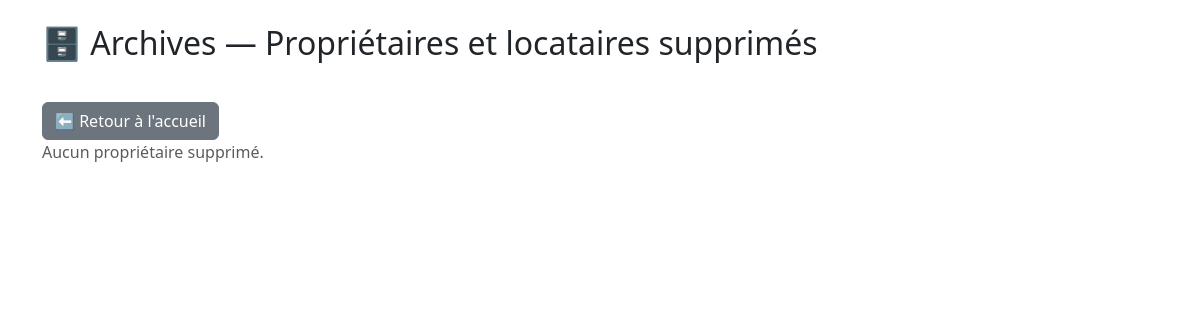
The page /archives/ on the database as committed earlier.
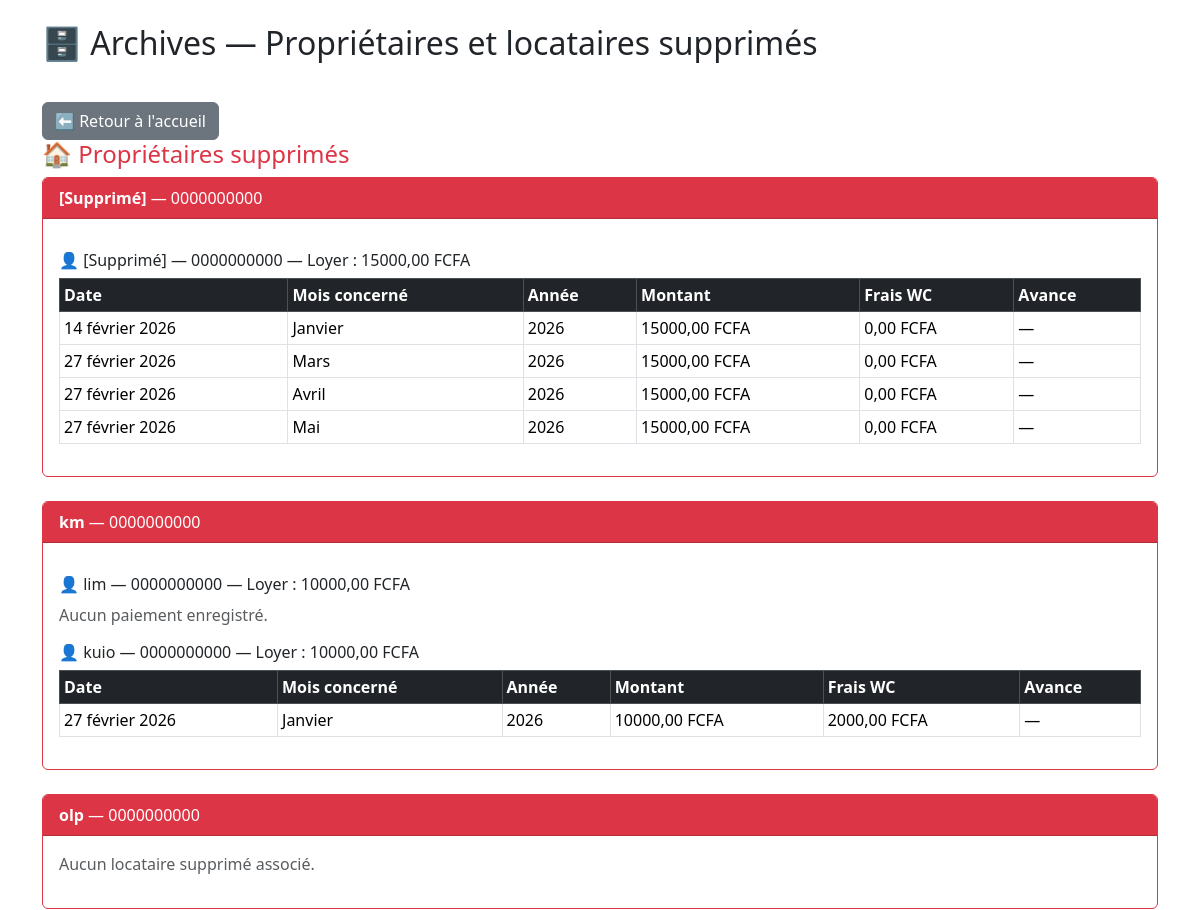
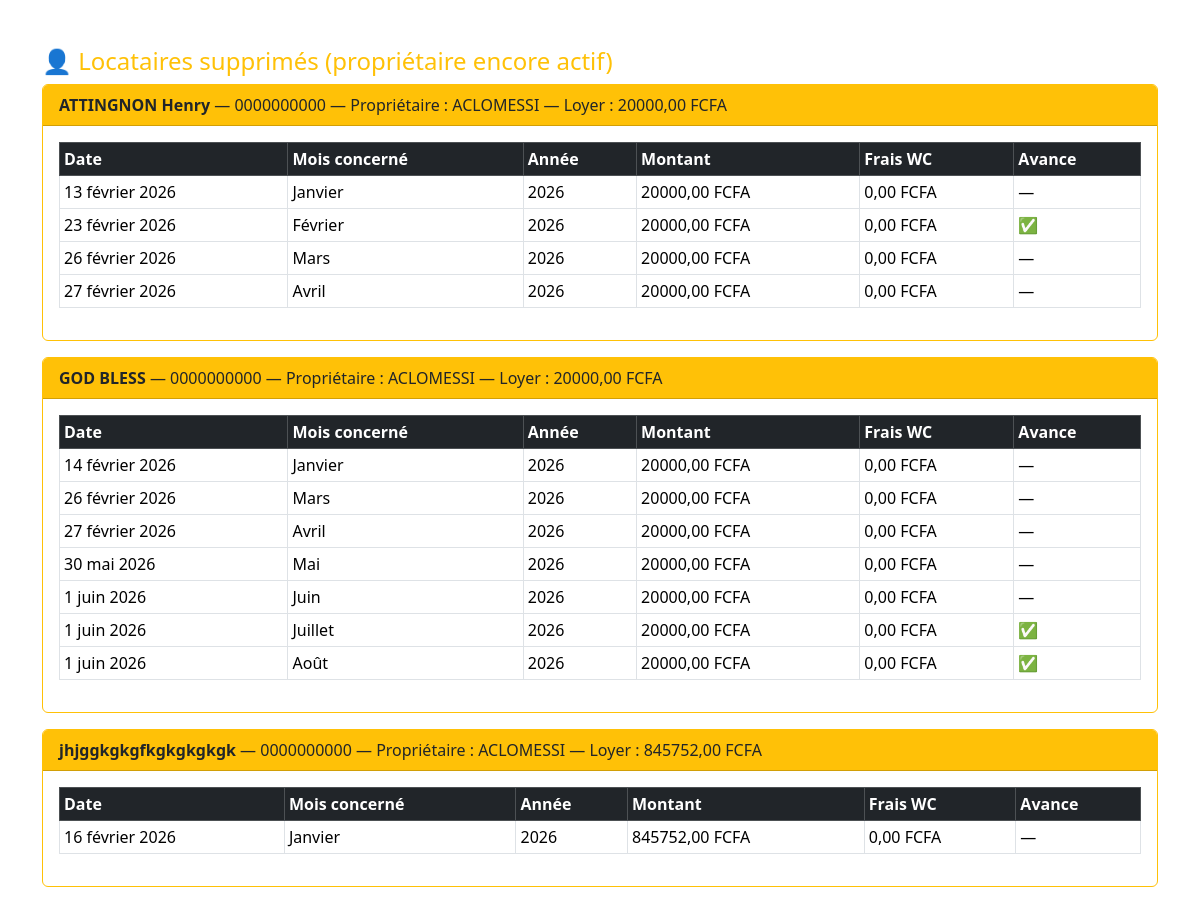
The same page on the database as committed later (2 pictures, top to bottom).
### core/models.py (models this page shows, shortened)
class Proprietaire(models.Model):
    nom = models.CharField(max_length=100)
    numero = models.CharField(max_length=20, default="0000000000")
    is_deleted = models.BooleanField(default=False)  # ← AJOUTÉ

class Locataire(models.Model):
    nom = models.CharField(max_length=100)
    numero = models.CharField(max_length=20, default="0000000000")
    loyer_mensuel = models.DecimalField(max_digits=10, decimal_places=2, default=0)
    proprietaire = models.ForeignKey(
        Proprietaire,
        on_delete=models.SET_DEFAULT,   # ← MODIFIÉ (était CASCADE)
        related_name="locataires",
        verbose_name="Propriétaire",
        default=None,                   # ← AJOUTÉ
        null=True,                      # ← AJOUTÉ
    )
    is_deleted = models.BooleanField(default=False)  # ← AJOUTÉ

class Paiement(models.Model):
    MOIS_CHOICES = [
        (1, "Janvier"), (2, "Février"), (3, "Mars"), (4, "Avril"),
        (5, "Mai"), (6, "Juin"), (7, "Juillet"), (8, "Août"),
        (9, "Septembre"), (10, "Octobre"), (11, "Novembre"), (12, "Décembre"),
    ]
    proprietaire = models.ForeignKey(
        Proprietaire,
        on_delete=models.SET_NULL,  # ← MODIFIÉ (était CASCADE)
        related_name="paiements",
        verbose_name="Propriétaire",
        null=True,                  # ← AJOUTÉ
    )
    locataire = models.ForeignKey(
        Locataire,
        on_delete=models.SET_NULL,  # ← MODIFIÉ (était CASCADE)
        related_name="paiements",
        verbose_name="Locataire",
        null=True,                  # ← AJOUTÉ
    )
    date_paiement = models.DateField(verbose_name="Date de paiement")
    mois_concerne = models.IntegerField(choices=MOIS_CHOICES, verbose_name="Mois concerné", null=True, blank=True)
    annee = models.IntegerField(verbose_name="Année", null=True, blank=True)
    montant = models.DecimalField(max_digits=10, decimal_places=2, default=0, verbose_name="Montant")
    frais_wc = models.DecimalField(max_digits=10, decimal_places=2, default=0, verbose_name="Frais WC")
    paye_en_avance = models.BooleanField(default=False, verbose_name="Payé en avance")
    class Meta:
        constraints = [
            models.UniqueConstraint(
                fields=['locataire', 'mois_concerne', 'annee'],
                name='unique_paiement_locataire_mois_annee',
            )
        ]

### core/views.py (the view)
# urls.py: path('archives/', views.archives, name='archives'),
def archives(request):
    proprietaires_supprimes = Proprietaire.objects.filter(is_deleted=True).order_by('nom')
    locataires_supprimes = Locataire.objects.filter(is_deleted=True).order_by('nom')
    archives_data = []
    for proprietaire in proprietaires_supprimes:
        locataires = proprietaire.locataires.filter(is_deleted=True)
        locataires_info = []
        for locataire in locataires:
            paiements = Paiement.objects.filter(locataire=locataire).order_by('annee', 'mois_concerne')
            locataires_info.append({
                "locataire": locataire,
                "paiements": paiements,
            })
        archives_data.append({
            "proprietaire": proprietaire,
            "locataires": locataires_info,
        })
    locataires_seuls = Locataire.objects.filter(
        is_deleted=True,
        proprietaire__is_deleted=False
    ).order_by('nom')
    locataires_seuls_info = []
    for locataire in locataires_seuls:
        paiements = Paiement.objects.filter(locataire=locataire).order_by('annee', 'mois_concerne')
        locataires_seuls_info.append({
            "locataire": locataire,
            "paiements": paiements,
        })
    context = {
        "archives_data": archives_data,
        "locataires_seuls": locataires_seuls_info,
    }
    return render(request, "core/archives.html", context)

### core/templates/core/archives.html (shortened to what the changed rows need)
<!DOCTYPE html>
<html lang="fr">
<head>
    <link rel="stylesheet" href="https://cdn.jsdelivr.net/npm/bootstrap@5.3.2/dist/css/bootstrap.min.css">
</head>
<body class="container mt-4">
    <h2 class="mb-4">🗄️ Archives — Propriétaires et locataires supprimés</h2>
<a href="{% url 'accueil' %}" class="btn btn-secondary mt-3">⬅ Retour à l'accueil</a>
    {% if archives_data %}
        <h4 class="text-danger">🏠 Propriétaires supprimés</h4>
        {% for item in archives_data %}
        <div class="card mb-4 border-danger">
            <div class="card-header bg-danger text-white">
                <strong>{{ item.proprietaire.nom }}</strong> — {{ item.proprietaire.numero }}
            </div>
            <div class="card-body">
                {% if item.locataires %}
                    {% for loc_info in item.locataires %}
                    <h6 class="mt-3">👤 {{ loc_info.locataire.nom }} — {{ loc_info.locataire.numero }} — Loyer : {{ loc_info.locataire.loyer_mensuel|floatformat:2 }} FCFA</h6>
                        {% if loc_info.paiements %}
                        <table class="table table-sm table-bordered">
                            <thead class="table-dark">
                                <tr>
                                    <th>Date</th>
                                    <th>Mois concerné</th>
                                    <th>Année</th>
                                    <th>Montant</th>
                                    <th>Frais WC</th>
                                    <th>Avance</th>
                                </tr>
                            </thead>
                            <tbody>
                                {% for p in loc_info.paiements %}
                                <tr>
                                    <td>{{ p.date_paiement }}</td>
                                    <td>{{ p.get_mois_concerne_display }}</td>
                                    <td>{{ p.annee }}</td>
                                    <td>{{ p.montant|floatformat:2 }} FCFA</td>
                                    <td>{{ p.frais_wc|floatformat:2 }} FCFA</td>
                                    <td>{% if p.paye_en_avance %}✅{% else %}—{% endif %}</td>
                                </tr>
                                {% endfor %}
                            </tbody>
                        </table>
                        {% else %}
                            <p class="text-muted">Aucun paiement enregistré.</p>
                        {% endif %}
                    {% endfor %}
                {% else %}
                    <p class="text-muted">Aucun locataire supprimé associé.</p>
                {% endif %}
            </div>
        </div>
        {% endfor %}
    {% else %}
        <p class="text-muted">Aucun propriétaire supprimé.</p>
    {% endif %}
    {% if locataires_seuls %}
        <h4 class="text-warning mt-5">👤 Locataires supprimés (propriétaire encore actif)</h4>
        {% for loc_info in locataires_seuls %}
        <div class="card mb-3 border-warning">
            <div class="card-header bg-warning">
                <strong>{{ loc_info.locataire.nom }}</strong> — {{ loc_info.locataire.numero }}
                — Propriétaire : {{ loc_info.locataire.proprietaire.nom }}
                — Loyer : {{ loc_info.locataire.loyer_mensuel|floatformat:2 }} FCFA
            </div>
            <div class="card-body">
                {% if loc_info.paiements %}
                <table class="table table-sm table-bordered">
                    <thead class="table-dark">
                        <tr>
                            <th>Date</th>
                            <th>Mois concerné</th>
                            <th>Année</th>
                            <th>Montant</th>
                            <th>Frais WC</th>
                            <th>Avance</th>
                        </tr>
                    </thead>
                    <tbody>
                        {% for p in loc_info.paiements %}
                        <tr>
                            <td>{{ p.date_paiement }}</td>
                            <td>{{ p.get_mois_concerne_display }}</td>
                            <td>{{ p.annee }}</td>
                            <td>{{ p.montant|floatformat:2 }} FCFA</td>
                            <td>{{ p.frais_wc|floatformat:2 }} FCFA</td>
                            <td>{% if p.paye_en_avance %}✅{% else %}—{% endif %}</td>
                        </tr>
                        {% endfor %}
                    </tbody>
                </table>
                {% else %}
                    <p class="text-muted">Aucun paiement enregistré.</p>
                {% endif %}
            </div>
        </div>
        {% endfor %}
    {% endif %}
</body>
</html>

Rows that differ between the two databases and show on the page:
now on this page (row edited): Proprietaire: proprietaire.nom "[Supprimé]", proprietaire.numero "0000000000"
now on this page (row edited): Locataire: locataire.nom "[Supprimé]", locataire.numero "0000000000", locataire.loyer_mensuel "15000,00"
now on this page (row unchanged): Paiement: date_paiement "14 février 2026", mois_concerne "Janvier", annee "2026", montant "15000,00", frais_wc "0,00", shown under "[Supprimé]"
now on this page (row unchanged): Paiement: date_paiement "27 février 2026", mois_concerne "Mars", annee "2026", montant "15000,00", frais_wc "0,00", shown under "[Supprimé]"
now on this page (row unchanged): Paiement: date_paiement "27 février 2026", mois_concerne "Avril", annee "2026", montant "15000,00", frais_wc "0,00", shown under "[Supprimé]"
now on this page (row unchanged): Paiement: date_paiement "27 février 2026", mois_concerne "Mai", annee "2026", montant "15000,00", frais_wc "0,00", shown under "[Supprimé]"
now on this page (row edited): Proprietaire: proprietaire.nom "km", proprietaire.numero "0000000000"
now on this page (row edited): Locataire: locataire.nom "lim", locataire.numero "0000000000", locataire.loyer_mensuel "10000,00", shows "Aucun paiement enregistré.", shown under "km"
now on this page (row edited): Locataire: locataire.nom "kuio", locataire.numero "0000000000", locataire.loyer_mensuel "10000,00", shown under "km"
now on this page (row unchanged): Paiement: date_paiement "27 février 2026", mois_concerne "Janvier", annee "2026", montant "10000,00", frais_wc "2000,00", shown under "kuio"
now on this page (row edited): Proprietaire: proprietaire.nom "olp", proprietaire.numero "0000000000", shows "Aucun locataire supprimé associé."
now on this page (row edited): Locataire: locataire.nom "ATTINGNON Henry", locataire.numero "0000000000", locataire.proprietaire.nom "ACLOMESSI", locataire.loyer_mensuel "20000,00", shown under "👤 Locataires supprimés (propriétaire encore actif)"
now on this page (row unchanged): Paiement: date_paiement "13 février 2026", mois_concerne "Janvier", annee "2026", montant "20000,00", frais_wc "0,00", shown under "ATTINGNON Henry"
now on this page (row unchanged): Paiement: date_paiement "23 février 2026", mois_concerne "Février", annee "2026", montant "20000,00", frais_wc "0,00", shown under "ATTINGNON Henry"
now on this page (row unchanged): Paiement: date_paiement "26 février 2026", mois_concerne "Mars", annee "2026", montant "20000,00", frais_wc "0,00", shown under "ATTINGNON Henry"
now on this page (row unchanged): Paiement: date_paiement "27 février 2026", mois_concerne "Avril", annee "2026", montant "20000,00", frais_wc "0,00", shown under "ATTINGNON Henry"
now on this page (row edited): Locataire: locataire.nom "GOD BLESS", locataire.numero "0000000000", locataire.proprietaire.nom "ACLOMESSI", locataire.loyer_mensuel "20000,00", shown under "👤 Locataires supprimés (propriétaire encore actif)"
now on this page (row unchanged): Paiement: date_paiement "14 février 2026", mois_concerne "Janvier", annee "2026", montant "20000,00", frais_wc "0,00", shown under "GOD BLESS"
now on this page (row unchanged): Paiement: date_paiement "26 février 2026", mois_concerne "Mars", annee "2026", montant "20000,00", frais_wc "0,00", shown under "GOD BLESS"
now on this page (row unchanged): Paiement: date_paiement "27 février 2026", mois_concerne "Avril", annee "2026", montant "20000,00", frais_wc "0,00", shown under "GOD BLESS"
added Paiement: date_paiement "30 mai 2026", mois_concerne "Mai", annee "2026", montant "20000,00", frais_wc "0,00", shown under "GOD BLESS"
added Paiement: date_paiement "1 juin 2026", mois_concerne "Juin", annee "2026", montant "20000,00", frais_wc "0,00", shown under "GOD BLESS"
added Paiement: date_paiement "1 juin 2026", mois_concerne "Juillet", annee "2026", montant "20000,00", frais_wc "0,00", shown under "GOD BLESS"
added Paiement: date_paiement "1 juin 2026", mois_concerne "Août", annee "2026", montant "20000,00", frais_wc "0,00", shown under "GOD BLESS"
now on this page (row edited): Locataire: locataire.nom "jhjggkgkgfkgkgkgkgk", locataire.numero "0000000000", locataire.proprietaire.nom "ACLOMESSI", locataire.loyer_mensuel "845752,00", shown under "👤 Locataires supprimés (propriétaire encore actif)"
now on this page (row unchanged): Paiement: date_paiement "16 février 2026", mois_concerne "Janvier", annee "2026", montant "845752,00", frais_wc "0,00", shown under "jhjggkgkgfkgkgkgkgk"
Other text that changed with them:
text no longer shown: "Aucun propriétaire supprimé."
text now shown: "🏠 Propriétaires supprimés 👤 Locataires supprimés (propriétaire encore actif)"
